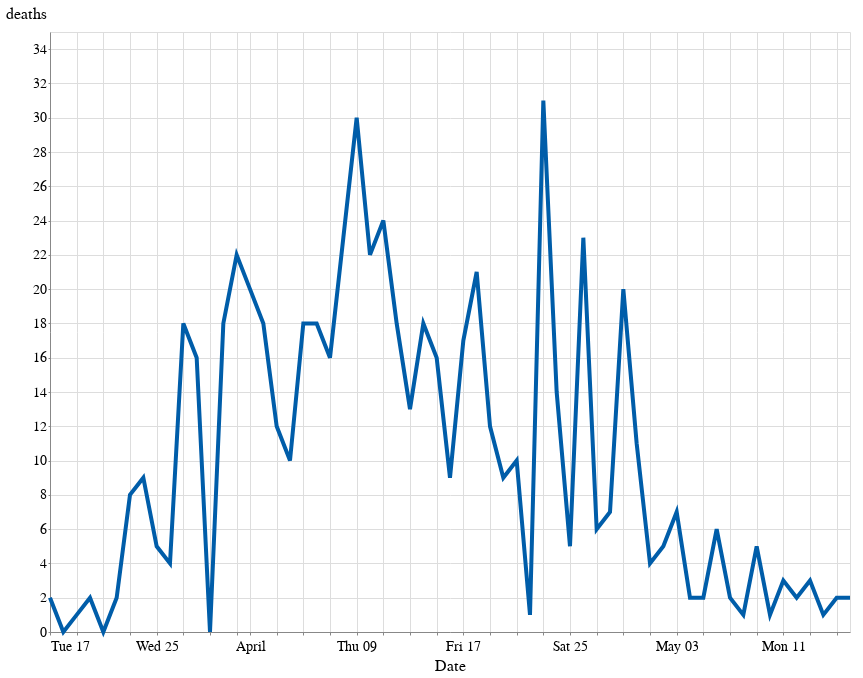

Write notebook code for a chart like this one.
### Code cell
alt.Chart(country_df).mark_line().encode(
    x='Date:T',
    y='deaths',
    tooltip = ['Date', 'TotalCases', 'TotalDeaths', 'cases', 'deaths']
).properties(
    height=600,
    width=800
).transform_filter(
    (datum.TotalCases > 1000)
)

### Figure 1 — Vega-Lite specification as saved in the notebook (floating-point values rounded to 4 significant figures; data arrays with more than 128 entries replaced by an {"elided": "..."} marker saying what was removed)
{"config": {"view": {"width": 600, "height": 400}, "background": "#ffffff", "title": {"anchor": "start", "font": "Source Sans Pro, Arial, sans", "fontColor": "#000000", "fontSize": 24, "fontWeight": "bold"}, "arc": {"fill": "#005DA9"}, "area": {"fill": "#005DA9"}, "line": {"stroke": "#005DA9", "strokeWidth": 4}, "path": {"stroke": "#005DA9"}, "rect": {"fill": "#005DA9"}, "shape": {"stroke": "#005DA9"}, "bar": {"fill": "#005DA9"}, "point": {"stroke": "#005DA9"}, "symbol": {"fill": "#005DA9", "size": 60}, "axis": {"titleFont": "Source Sans Pro, sans", "titleFontSize": 16, "titleFontWeight": "normal", "labelFont": "Source Sans Pro, sans", "labelFontSize": 14, "labelFontWeight": "normal"}, "axisX": {"labelAngle": 0, "labelPadding": 4, "tickSize": 3}, "axisY": {"labelBaseline": "middle", "maxExtent": 45, "minExtent": 45, "tickSize": 2, "titleAlign": "left", "titleAngle": 0, "titleX": -45, "titleY": -11}, "headerFacet": {"titleFontSize": 16, "labelFontSize": 14}, "headerRow": {"titleFontSize": 16, "labelFontSize": 14}, "headerColumn": {"titleFontSize": 16, "labelFontSize": 14}, "legend": {"titleFont": "Source Sans Pro, sans", "titleFontSize": 16, "titleFontWeight": "normal", "symbolType": "circle", "labelFont": "Source Sans Pro, sans", "labelFontSize": 15}, "range": {"category": ["#AB377A", "#AEC067", "#9BC3B7", "#928285", "#F07F3C", "#FFE054", "#E30034", "#005DA9", "#644F54", "#5EA290", "#769F3B", "#812161", "#E36319", "#F5C631"]}}, "data": {"name": "data-4d9b78d695b0835b28547735b41f5167"}, "mark": "line", "encoding": {"tooltip": [{"type": "temporal", "field": "Date"}, {"type": "quantitative", "field": "TotalCases"}, {"type": "quantitative", "field": "TotalDeaths"}, {"type": "quantitative", "field": "cases"}, {"type": "quantitative", "field": "deaths"}], "x": {"type": "temporal", "field": "Date"}, "y": {"type": "quantitative", "field": "deaths"}}, "height": 600, "transform": [{"filter": "(datum.TotalCases > 1000)"}], "width": 800, "$schema": "https://vega.github.io/schema/vega-lite/v4.0.2.json", "datasets": {"data-4d9b78d695b0835b28547735b41f5167": {"elided": "138 records"}}}
